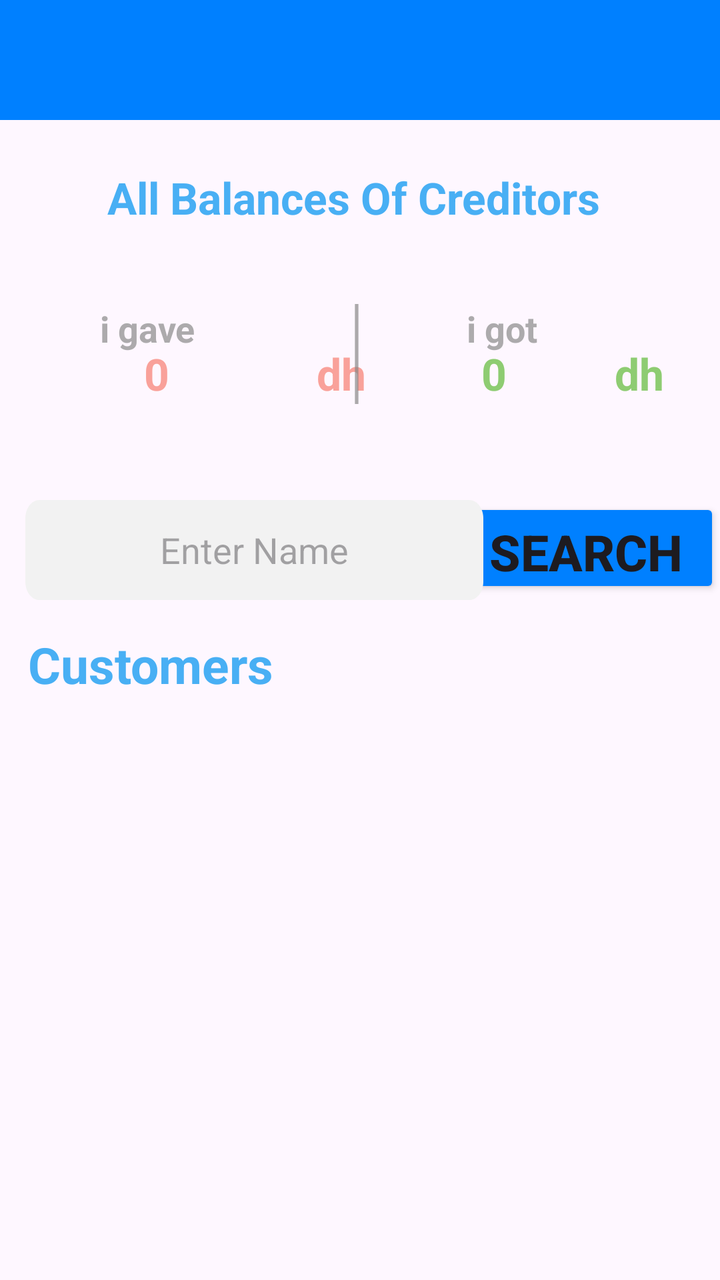
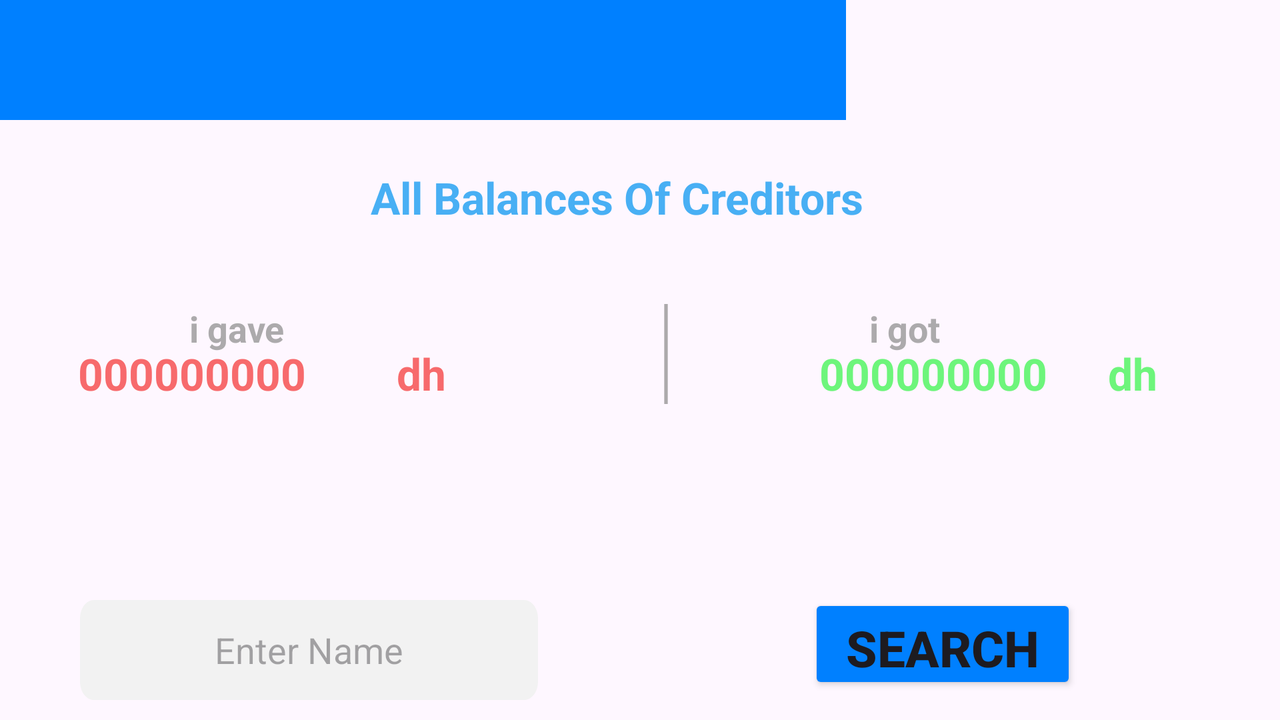

Two renders of one Android screen. The first uses the default layout on a phone; the second uses the alternative layout the repository ships for a different screen configuration, on a matching device. The two XML files are below.
<!-- AndroidManifest.xml: activity theme Theme.Material3.Light.NoActionBar -->
<!-- res/layout/activity_main.xml -->
<?xml version="1.0" encoding="utf-8"?>
<androidx.constraintlayout.widget.ConstraintLayout xmlns:android="http://schemas.android.com/apk/res/android"
    xmlns:app="http://schemas.android.com/apk/res-auto"
    xmlns:tools="http://schemas.android.com/tools"
    android:layout_width="match_parent"
    android:layout_height="match_parent"
    android:orientation="vertical">


    <Button
        android:id="@+id/search"
        android:layout_width="134dp"
        android:layout_height="50dp"
        android:layout_marginTop="52dp"
        android:backgroundTint="#0080ff"
        android:ems="40"
        android:gravity="center"
        android:text="Search"
        android:textSize="25dp"
        android:textStyle="bold"
        app:layout_constraintEnd_toEndOf="parent"
        app:layout_constraintHorizontal_bias="1.0"
        app:layout_constraintStart_toEndOf="@+id/searchinput"
        app:layout_constraintTop_toBottomOf="@+id/amount_total_got"
        tools:ignore="MissingConstraints" />

    <Button
        android:id="@+id/add"
        android:layout_width="324dp"
        android:layout_height="64dp"
        android:layout_marginBottom="10dp"
        android:backgroundTint="#0080ff"
        android:ems="40"
        android:gravity="center"
        android:text="Add Creditor"
        android:textSize="25dp"
        android:textStyle="bold"
        app:layout_constraintBottom_toBottomOf="parent"
        app:layout_constraintEnd_toEndOf="parent"
        app:layout_constraintHorizontal_bias="0.492"
        app:layout_constraintStart_toStartOf="parent"
        app:layout_constraintTop_toBottomOf="@+id/scroll"
        app:layout_constraintVertical_bias="0.846"
        tools:ignore="MissingConstraints" />

    <EditText
        android:id="@+id/searchinput"
        android:layout_width="229dp"
        android:layout_height="50dp"
        android:layout_marginTop="250dp"
        android:background="@drawable/ellipse_3"
        android:elevation="4dp"
        android:ems="15"
        android:gravity="center"
        android:hint="Enter Name"
        android:inputType="text"
        app:layout_constraintBottom_toTopOf="@+id/scroll"
        app:layout_constraintEnd_toEndOf="parent"
        app:layout_constraintHorizontal_bias="0.097"
        app:layout_constraintStart_toStartOf="parent"
        app:layout_constraintTop_toTopOf="parent"
        app:layout_constraintVertical_bias="0.0"
        tools:ignore="MissingConstraints" />




    <ScrollView
        android:id="@+id/scroll"
        android:layout_width="380dp"
        android:layout_height="346dp"
        android:layout_marginTop="168dp"
        app:layout_constraintEnd_toEndOf="parent"
        app:layout_constraintHorizontal_bias="0.0"
        app:layout_constraintStart_toStartOf="parent"
        app:layout_constraintTop_toBottomOf="@+id/gave2"
        tools:ignore="MissingConstraints">

        
        <androidx.recyclerview.widget.RecyclerView
            android:id="@+id/recycler_view"
            android:layout_width="match_parent"
            android:layout_height="wrap_content"
            app:layout_constraintStart_toStartOf="parent"
            app:layout_constraintTop_toBottomOf="@+id/scroll"
            tools:itemCount="5"
            tools:listitem="@layout/main_laout" />

    </ScrollView>

    <TextView
        android:id="@+id/textView"
        android:layout_width="wrap_content"
        android:layout_height="wrap_content"
        android:layout_marginTop="240dp"
        android:text="Customers"
        android:textColor="#48AFF4"
        android:textSize="25dp"
        android:textStyle="bold"
        app:layout_constraintBottom_toTopOf="@+id/scroll"
        app:layout_constraintEnd_toEndOf="parent"
        app:layout_constraintHorizontal_bias="0.059"
        app:layout_constraintStart_toStartOf="parent"
        app:layout_constraintTop_toBottomOf="@+id/ellipse_4"
        app:layout_constraintVertical_bias="0.432" />

    <TextView
        android:id="@+id/got"
        android:layout_width="wrap_content"
        android:layout_height="wrap_content"
        android:layout_marginTop="92dp"
        android:text="i got"
        android:textColor="#AD858484"
        android:textSize="18dp"
        android:textStyle="bold"
        app:layout_constraintEnd_toEndOf="parent"
        app:layout_constraintHorizontal_bias="0.719"
        app:layout_constraintStart_toStartOf="parent"
        app:layout_constraintTop_toBottomOf="@+id/ellipse_1" />

    <TextView
        android:id="@+id/amount_total_got"
        android:layout_width="123dp"
        android:layout_height="25dp"
        android:layout_marginTop="112dp"
        android:gravity="center"
        android:text="0"
        android:textColor="@color/verre"
        android:textSize="22dp"
        android:textStyle="bold"
        app:layout_constraintEnd_toEndOf="parent"
        app:layout_constraintHorizontal_bias="0.784"
        app:layout_constraintStart_toStartOf="parent"
        app:layout_constraintTop_toBottomOf="@+id/ellipse_1" />

    <TextView
        android:id="@+id/got2"
        android:layout_width="wrap_content"
        android:layout_height="wrap_content"
        android:layout_marginTop="112dp"
        android:text="dh"
        android:textColor="@color/verre"
        android:textSize="22dp"
        android:textStyle="bold"
        app:layout_constraintEnd_toEndOf="parent"
        app:layout_constraintHorizontal_bias="0.579"
        app:layout_constraintStart_toEndOf="@+id/got"
        app:layout_constraintTop_toBottomOf="@+id/ellipse_1" />

    <TextView
        android:id="@+id/amount_total_gave"
        android:layout_width="127dp"
        android:layout_height="28dp"
        android:layout_marginTop="112dp"
        android:gravity="center"
        android:text="0"
        android:textColor="@color/red"
        android:textSize="22dp"
        android:textStyle="bold"
        app:layout_constraintEnd_toEndOf="parent"
        app:layout_constraintHorizontal_bias="0.064"
        app:layout_constraintStart_toStartOf="parent"
        app:layout_constraintTop_toBottomOf="@+id/ellipse_4" />

    <TextView
        android:id="@+id/gave3"
        android:layout_width="wrap_content"
        android:layout_height="wrap_content"
        android:layout_marginTop="92dp"
        android:text="i gave"
        android:textColor="#AD858484"
        android:textSize="18dp"
        android:textStyle="bold"
        app:layout_constraintEnd_toEndOf="parent"
        app:layout_constraintHorizontal_bias="0.16"
        app:layout_constraintStart_toStartOf="parent"
        app:layout_constraintTop_toBottomOf="@+id/ellipse_4" />



    <TextView
        android:id="@+id/got3"
        android:layout_width="wrap_content"
        android:layout_height="wrap_content"
        android:layout_marginTop="24dp"
        android:text="All Balances Of Creditors"
        android:textColor="#48AFF4"
        android:textSize="22dp"
        android:textStyle="bold"
        app:layout_constraintEnd_toEndOf="parent"
        app:layout_constraintHorizontal_bias="0.471"
        app:layout_constraintStart_toStartOf="parent"
        app:layout_constraintTop_toBottomOf="@+id/ellipse_1" />


    <TextView
        android:id="@+id/gave2"
        android:layout_width="wrap_content"
        android:layout_height="wrap_content"
        android:layout_marginTop="112dp"
        android:text="dh"
        android:textColor="@color/red"
        android:textSize="22dp"
        android:textStyle="bold"
        app:layout_constraintEnd_toEndOf="parent"
        app:layout_constraintHorizontal_bias="0.085"
        app:layout_constraintStart_toEndOf="@+id/amount_total_gave"
        app:layout_constraintTop_toBottomOf="@+id/ellipse_4" />

    <View
        android:id="@+id/ellipse_1"
        android:layout_width="419dp"
        android:layout_height="60dp"
        android:layout_alignParentLeft="true"
        android:layout_alignParentTop="true"
        android:layout_alignParentRight="true"
        android:layout_marginStart="4dp"
        android:background="@drawable/navbar"
        app:layout_constraintBottom_toBottomOf="parent"
        app:layout_constraintStart_toStartOf="parent"
        app:layout_constraintTop_toTopOf="parent"
        app:layout_constraintVertical_bias="0.0"
        tools:ignore="MissingConstraints"/>

    <View
        android:id="@+id/ellipse_4"
        android:layout_width="419dp"
        android:layout_height="60dp"
        android:layout_alignParentLeft="true"
        android:layout_alignParentTop="true"
        android:layout_alignParentRight="true"
        android:background="@drawable/navbar"
        app:layout_constraintBottom_toBottomOf="parent"
        app:layout_constraintTop_toTopOf="parent"
        app:layout_constraintVertical_bias="0.0"
        tools:ignore="MissingConstraints"
        tools:layout_editor_absoluteX="-13dp" />

    <View
        android:id="@+id/line_1"
        android:layout_width="2dp"
        android:layout_height="50dp"
        android:layout_marginTop="92dp"
        android:background="@drawable/line_1"
        app:layout_constraintEnd_toStartOf="@+id/got"
        app:layout_constraintHorizontal_bias="0.767"
        app:layout_constraintStart_toStartOf="parent"
        app:layout_constraintTop_toBottomOf="@+id/ellipse_1"
        tools:ignore="MissingConstraints" />

    <androidx.constraintlayout.widget.Group
        android:id="@+id/group"
        android:layout_width="wrap_content"
        android:layout_height="wrap_content" />

    <ImageView
        android:id="@+id/logout"
        android:layout_width="31dp"
        android:layout_height="38dp"
        android:src="@drawable/ic_baseline_logout_24"
        app:layout_constraintEnd_toEndOf="parent"
        app:layout_constraintHorizontal_bias="0.988"
        app:layout_constraintStart_toStartOf="parent"
        tools:ignore="MissingConstraints"
        tools:layout_editor_absoluteY="11dp" />


</androidx.constraintlayout.widget.ConstraintLayout>
<!-- res/layout/main_laout.xml (included above) -->
<?xml version="1.0" encoding="utf-8"?>
<androidx.constraintlayout.widget.ConstraintLayout
    xmlns:android="http://schemas.android.com/apk/res/android"
    xmlns:app="http://schemas.android.com/apk/res-auto"
    xmlns:tools="http://schemas.android.com/tools"
    android:layout_width="match_parent"
    android:layout_height="60dp"
    android:layout_margin="0dp"
    app:cardBackgroundColor="#F5F5F5"
    app:cardCornerRadius="8dp"
    app:cardElevation="6dp">


    <androidx.appcompat.widget.AppCompatButton
        android:id="@+id/firstChar"
        android:layout_width="60dp"
        android:layout_height="51dp"
        android:layout_marginStart="5dp"
        android:background="@drawable/cercle"
        android:text="M"
        android:textSize="23dp"
        android:layout_marginTop="2dp"
        android:textColor="@color/black"
        android:textStyle="bold"
        app:layout_constraintStart_toStartOf="parent"
        app:layout_constraintTop_toTopOf="parent"
        tools:ignore="MissingConstraints" />


    <TextView
        android:id="@+id/name"
        android:layout_width="wrap_content"
        android:layout_height="wrap_content"
        android:layout_marginStart="24dp"
        android:layout_marginTop="14dp"
        android:gravity="center"
        android:text="Item"
        android:textSize="20sp"
        android:textStyle="bold"
        app:layout_constraintStart_toEndOf="@+id/firstChar"
        app:layout_constraintTop_toTopOf="parent" />

    <TextView
        android:id="@+id/igavegot"
        android:layout_width="wrap_content"
        android:layout_height="wrap_content"
        android:layout_marginStart="204dp"
        android:layout_marginTop="14dp"
        android:gravity="center"
        android:text="i gave"
        android:textColor="@color/verre"
        android:textSize="20sp"
        android:textStyle="bold"
        app:layout_constraintStart_toStartOf="parent"
        app:layout_constraintTop_toTopOf="parent" />

    <TextView
        android:id="@+id/amount"
        android:layout_width="wrap_content"
        android:layout_height="wrap_content"
        android:layout_marginStart="268dp"
        android:layout_marginTop="14dp"
        android:gravity="right"
        android:text="amount"
        android:textColor="@color/verre"
        android:textSize="20sp"
        android:textStyle="bold"
        app:layout_constraintStart_toStartOf="parent"
        app:layout_constraintTop_toTopOf="parent" />

    <TextView
        android:id="@+id/dh"
        android:layout_width="wrap_content"
        android:layout_height="wrap_content"
        android:layout_gravity="right"
        android:layout_marginTop="14dp"
        android:layout_marginEnd="24dp"
        android:gravity="center"
        android:text="dh"
        android:textSize="20sp"
        android:textStyle="bold"
        app:layout_constraintEnd_toEndOf="parent"
        app:layout_constraintTop_toTopOf="parent" />

    <View
        android:layout_width="match_parent"
        android:layout_height="2dp"

        android:background="#CD515151"
        app:layout_constraintBottom_toBottomOf="parent"
        tools:ignore="MissingConstraints" />




</androidx.constraintlayout.widget.ConstraintLayout>
<!-- resources referenced by this layout -->
<resources>
  <color name="black">#FF000000</color>
  <color name="red">#f9a19a</color>
  <color name="verre">#8ecc72</color>
  <!-- drawable cercle (drawable) -->
  <?xml version="1.0" encoding="utf-8"?>
  <vector
      xmlns:android="http://schemas.android.com/apk/res/android"
      xmlns:aapt="http://schemas.android.com/aapt"
      android:width="983dp"
      android:height="1040dp"
      android:viewportWidth="983"
      android:viewportHeight="1040"
      >
  
  <group>
  
      <clip-path
          android:pathData="M983 520C983 807.188 762.948 1040 491.5 1040C220.052 1040 0 807.188 0 520C0 232.812 220.052 0 491.5 0C762.948 0 983 232.812 983 520Z"
          />
  
      <path
          android:pathData="M0 0V1040H983V0"
          android:fillColor="#D9D9D9"
          />
  
  </group>
  
      </vector>
  <!-- drawable ellipse_3 (drawable) -->
  <?xml version="1.0" encoding="utf-8"?>
      <vector
          xmlns:android="http://schemas.android.com/apk/res/android"
          xmlns:aapt="http://schemas.android.com/aapt"
          android:width="292dp"
          android:height="49dp"
          android:viewportWidth="292"
          android:viewportHeight="49"
          >
  
          <group>
  
              <clip-path
                  android:pathData="M9 0H283C287.971 0 292 4.02944 292 9V40C292 44.9706 287.971 49 283 49H9C4.02944 49 0 44.9706 0 40V9C0 4.02944 4.02944 0 9 0Z"
                  />
  
              <path
                  android:pathData="M0 0V49H292V0"
                  android:fillColor="#F2F2F2"
                  />
  
          </group>
  
      </vector>
  <!-- drawable line_1 (drawable) -->
  <?xml version="1.0" encoding="utf-8"?>
  <vector
      xmlns:android="http://schemas.android.com/apk/res/android"
      xmlns:aapt="http://schemas.android.com/aapt"
      android:width="1117.7dp"
      android:height="135dp"
      android:viewportWidth="1117.7"
      android:viewportHeight="135"
      >
  
      <group>
  
          <clip-path
              android:pathData="M67.5 67.5H1050.2H67.5Z"
              />
  
      </group>
  
      <path
          android:pathData="M67.5 67.5H1050.2H67.5Z"
          android:strokeWidth="135"
          android:strokeColor="#AD858484"
          />
  
  </vector>
  <!-- drawable navbar (drawable) -->
  <?xml version="1.0" encoding="utf-8"?>
  <vector
      xmlns:android="http://schemas.android.com/apk/res/android"
      xmlns:aapt="http://schemas.android.com/aapt"
      android:width="332dp"
      android:height="84dp"
      android:viewportWidth="332"
      android:viewportHeight="84"
      >
  
      <group>
  
          <clip-path
              android:pathData="M0 0H332V84H0V0Z"
              />
  
          <path
              android:pathData="M0 0V84H332V0"
              android:fillColor="#0080ff"
              />
  
      </group>
  
  </vector>
</resources>
<!-- res/layout-land/activity_main.xml (the author's variant of the layout above) -->
<!-- drawn on the phone turned sideways -->
<?xml version="1.0" encoding="utf-8"?>
<androidx.constraintlayout.widget.ConstraintLayout xmlns:android="http://schemas.android.com/apk/res/android"
    android:layout_width="match_parent"
    android:layout_height="match_parent"
    xmlns:tools="http://schemas.android.com/tools"
    xmlns:app="http://schemas.android.com/apk/res-auto"
    android:orientation="vertical">


    <ScrollView
        android:id="@+id/scroll"
        android:layout_width="380dp"
        android:layout_height="346dp"
        android:layout_marginTop="204dp"
        app:layout_constraintEnd_toEndOf="parent"
        app:layout_constraintHorizontal_bias="0.384"
        app:layout_constraintStart_toStartOf="parent"
        app:layout_constraintTop_toBottomOf="@+id/gave2"
        tools:ignore="MissingConstraints">

        
        <androidx.recyclerview.widget.RecyclerView
            android:id="@+id/recycler_view"
            android:layout_width="match_parent"
            android:layout_height="wrap_content"
            app:layout_constraintStart_toStartOf="parent"
            app:layout_constraintTop_toBottomOf="@+id/scroll"
            tools:itemCount="5"
            tools:listitem="@layout/main_laout" />

    </ScrollView>

    <View
        android:id="@+id/ellipse_1"
        android:layout_width="419dp"
        android:layout_height="60dp"
        android:layout_alignParentLeft="true"
        android:layout_alignParentTop="true"
        android:layout_alignParentRight="true"
        android:layout_marginStart="4dp"
        android:background="@drawable/navbar"
        app:layout_constraintBottom_toBottomOf="parent"
        app:layout_constraintStart_toStartOf="parent"
        app:layout_constraintTop_toTopOf="parent"
        app:layout_constraintVertical_bias="0.0"
        tools:ignore="MissingConstraints" />

    <View
        android:id="@+id/ellipse_4"
        android:layout_width="419dp"
        android:layout_height="60dp"
        android:layout_alignParentLeft="true"
        android:layout_alignParentTop="true"
        android:layout_alignParentRight="true"
        android:background="@drawable/navbar"
        app:layout_constraintBottom_toBottomOf="parent"
        app:layout_constraintTop_toTopOf="parent"
        app:layout_constraintVertical_bias="0.0"
        tools:ignore="MissingConstraints"
        tools:layout_editor_absoluteX="-129dp" />

    <ImageView
        android:id="@+id/logout"
        android:layout_width="47dp"
        android:layout_height="62dp"
        android:src="@drawable/ic_baseline_logout_24"
        app:layout_constraintEnd_toEndOf="parent"
        app:layout_constraintHorizontal_bias="1.0"
        app:layout_constraintStart_toStartOf="parent"
        tools:ignore="MissingConstraints"
        tools:layout_editor_absoluteY="-2dp" />


    <TextView
        android:id="@+id/textView"
        android:layout_width="wrap_content"
        android:layout_height="wrap_content"
        android:text="Customers"
        android:textColor="#48AFF4"
        android:textSize="25dp"
        android:textStyle="bold"
        android:layout_marginTop="240dp"
        app:layout_constraintBottom_toTopOf="@+id/scroll"
        app:layout_constraintEnd_toEndOf="parent"
        app:layout_constraintHorizontal_bias="0.037"
        app:layout_constraintStart_toStartOf="parent"
        app:layout_constraintTop_toBottomOf="@+id/ellipse_4"
        app:layout_constraintVertical_bias="0.97" />

    <TextView
        android:id="@+id/got"
        android:layout_width="wrap_content"
        android:layout_height="wrap_content"
        android:layout_marginTop="92dp"
        android:text="i got"
        android:textColor="#AD858484"
        android:textSize="18dp"
        android:textStyle="bold"
        app:layout_constraintEnd_toEndOf="parent"
        app:layout_constraintHorizontal_bias="0.719"
        app:layout_constraintStart_toStartOf="parent"
        app:layout_constraintTop_toBottomOf="@+id/ellipse_1" />

    <TextView
        android:id="@+id/amount_total_got"
        android:layout_width="123dp"
        android:layout_height="25dp"
        android:layout_marginTop="112dp"
        android:gravity="center"
        android:text="000000000"
        android:textColor="#C946F357"
        android:textSize="22dp"
        android:textStyle="bold"
        app:layout_constraintEnd_toEndOf="parent"
        app:layout_constraintHorizontal_bias="0.784"
        app:layout_constraintStart_toStartOf="parent"
        app:layout_constraintTop_toBottomOf="@+id/ellipse_1" />

    <TextView
        android:id="@+id/got2"
        android:layout_width="wrap_content"
        android:layout_height="wrap_content"
        android:layout_marginTop="112dp"
        android:text="dh"
        android:textColor="#C946F357"
        android:textSize="22dp"
        android:textStyle="bold"
        app:layout_constraintEnd_toEndOf="parent"
        app:layout_constraintHorizontal_bias="0.579"
        app:layout_constraintStart_toEndOf="@+id/got"
        app:layout_constraintTop_toBottomOf="@+id/ellipse_1" />

    <View
        android:id="@+id/line_1"
        android:layout_width="2dp"
        android:layout_height="50dp"
        android:layout_marginTop="92dp"
        android:background="@drawable/line_1"
        app:layout_constraintEnd_toStartOf="@+id/got"
        app:layout_constraintHorizontal_bias="0.767"
        app:layout_constraintStart_toStartOf="parent"
        app:layout_constraintTop_toBottomOf="@+id/ellipse_1"
        tools:ignore="MissingConstraints" />

    <TextView
        android:id="@+id/amount_total_gave"
        android:layout_width="127dp"
        android:layout_height="28dp"
        android:layout_marginTop="112dp"
        android:gravity="center"
        android:text="000000000"
        android:textColor="#ADF32727"
        android:textSize="22dp"
        android:textStyle="bold"
        app:layout_constraintEnd_toEndOf="parent"
        app:layout_constraintHorizontal_bias="0.064"
        app:layout_constraintStart_toStartOf="parent"
        app:layout_constraintTop_toBottomOf="@+id/ellipse_4" />

    <TextView
        android:id="@+id/gave3"
        android:layout_width="wrap_content"
        android:layout_height="wrap_content"
        android:layout_marginTop="92dp"
        android:text="i gave"
        android:textColor="#AD858484"
        android:textSize="18dp"
        android:textStyle="bold"
        app:layout_constraintEnd_toEndOf="parent"
        app:layout_constraintHorizontal_bias="0.16"
        app:layout_constraintStart_toStartOf="parent"
        app:layout_constraintTop_toBottomOf="@+id/ellipse_4" />

    <TextView
        android:id="@+id/got3"
        android:layout_width="wrap_content"
        android:layout_height="wrap_content"
        android:layout_marginTop="24dp"
        android:text="All Balances Of Creditors"
        android:textColor="#48AFF4"
        android:textSize="22dp"
        android:textStyle="bold"
        app:layout_constraintEnd_toEndOf="parent"
        app:layout_constraintHorizontal_bias="0.471"
        app:layout_constraintStart_toStartOf="parent"
        app:layout_constraintTop_toBottomOf="@+id/ellipse_1" />


    <TextView
        android:id="@+id/gave2"
        android:layout_width="wrap_content"
        android:layout_height="wrap_content"
        android:layout_marginTop="112dp"
        android:text="dh"
        android:textColor="#ADF32727"
        android:textSize="22dp"
        android:textStyle="bold"
        app:layout_constraintEnd_toEndOf="parent"
        app:layout_constraintHorizontal_bias="0.085"
        app:layout_constraintStart_toEndOf="@+id/amount_total_gave"
        app:layout_constraintTop_toBottomOf="@+id/ellipse_4" />

    <EditText
        android:id="@+id/searchinput"
        android:layout_width="229dp"
        android:layout_height="50dp"
        android:layout_marginTop="300dp"
        android:background="@drawable/ellipse_3"
        android:elevation="4dp"
        android:ems="15"
        android:gravity="center"
        android:hint="Enter Name"
        android:inputType="text"
        app:layout_constraintBottom_toTopOf="@+id/scroll"
        app:layout_constraintEnd_toEndOf="parent"
        app:layout_constraintHorizontal_bias="0.097"
        app:layout_constraintStart_toStartOf="parent"
        app:layout_constraintTop_toTopOf="parent"
        app:layout_constraintVertical_bias="0.0"
        tools:ignore="MissingConstraints" />

    <Button
        android:id="@+id/search"
        android:layout_width="134dp"
        android:layout_height="50dp"
        android:layout_marginTop="100dp"
        android:backgroundTint="#0080ff"
        android:ems="40"
        android:gravity="center"
        android:text="Search"
        android:textSize="25dp"
        android:textStyle="bold"
        app:layout_constraintEnd_toEndOf="parent"
        app:layout_constraintHorizontal_bias="0.571"
        app:layout_constraintStart_toEndOf="@+id/searchinput"
        app:layout_constraintTop_toBottomOf="@+id/amount_total_got"
        tools:ignore="MissingConstraints" />

    <Button
        android:id="@+id/add"
        android:layout_width="303dp"
        android:layout_height="51dp"
        android:layout_marginBottom="24dp"
        android:backgroundTint="#0080ff"
        android:ems="40"
        android:gravity="center"
        android:text="Add Creditor"
        android:textSize="25dp"
        android:textStyle="bold"
        app:layout_constraintBottom_toBottomOf="parent"
        app:layout_constraintEnd_toEndOf="parent"
        app:layout_constraintHorizontal_bias="0.477"
        app:layout_constraintStart_toStartOf="parent"
        app:layout_constraintTop_toBottomOf="@+id/scroll"
        app:layout_constraintVertical_bias="0.975"
        tools:ignore="MissingConstraints" />


</androidx.constraintlayout.widget.ConstraintLayout>
<!-- resources referenced by the variant -->
<!-- as the phone turned sideways resolves them -->
<resources>
  <color name="black">#FF000000</color>
  <color name="verre">#8ecc72</color>
  <!-- drawable cercle (drawable) -->
  <?xml version="1.0" encoding="utf-8"?>
  <vector
      xmlns:android="http://schemas.android.com/apk/res/android"
      xmlns:aapt="http://schemas.android.com/aapt"
      android:width="983dp"
      android:height="1040dp"
      android:viewportWidth="983"
      android:viewportHeight="1040"
      >
  
  <group>
  
      <clip-path
          android:pathData="M983 520C983 807.188 762.948 1040 491.5 1040C220.052 1040 0 807.188 0 520C0 232.812 220.052 0 491.5 0C762.948 0 983 232.812 983 520Z"
          />
  
      <path
          android:pathData="M0 0V1040H983V0"
          android:fillColor="#D9D9D9"
          />
  
  </group>
  
      </vector>
  <!-- drawable ellipse_3 (drawable) -->
  <?xml version="1.0" encoding="utf-8"?>
      <vector
          xmlns:android="http://schemas.android.com/apk/res/android"
          xmlns:aapt="http://schemas.android.com/aapt"
          android:width="292dp"
          android:height="49dp"
          android:viewportWidth="292"
          android:viewportHeight="49"
          >
  
          <group>
  
              <clip-path
                  android:pathData="M9 0H283C287.971 0 292 4.02944 292 9V40C292 44.9706 287.971 49 283 49H9C4.02944 49 0 44.9706 0 40V9C0 4.02944 4.02944 0 9 0Z"
                  />
  
              <path
                  android:pathData="M0 0V49H292V0"
                  android:fillColor="#F2F2F2"
                  />
  
          </group>
  
      </vector>
  <!-- drawable line_1 (drawable) -->
  <?xml version="1.0" encoding="utf-8"?>
  <vector
      xmlns:android="http://schemas.android.com/apk/res/android"
      xmlns:aapt="http://schemas.android.com/aapt"
      android:width="1117.7dp"
      android:height="135dp"
      android:viewportWidth="1117.7"
      android:viewportHeight="135"
      >
  
      <group>
  
          <clip-path
              android:pathData="M67.5 67.5H1050.2H67.5Z"
              />
  
      </group>
  
      <path
          android:pathData="M67.5 67.5H1050.2H67.5Z"
          android:strokeWidth="135"
          android:strokeColor="#AD858484"
          />
  
  </vector>
  <!-- drawable navbar (drawable) -->
  <?xml version="1.0" encoding="utf-8"?>
  <vector
      xmlns:android="http://schemas.android.com/apk/res/android"
      xmlns:aapt="http://schemas.android.com/aapt"
      android:width="332dp"
      android:height="84dp"
      android:viewportWidth="332"
      android:viewportHeight="84"
      >
  
      <group>
  
          <clip-path
              android:pathData="M0 0H332V84H0V0Z"
              />
  
          <path
              android:pathData="M0 0V84H332V0"
              android:fillColor="#0080ff"
              />
  
      </group>
  
  </vector>
</resources>
